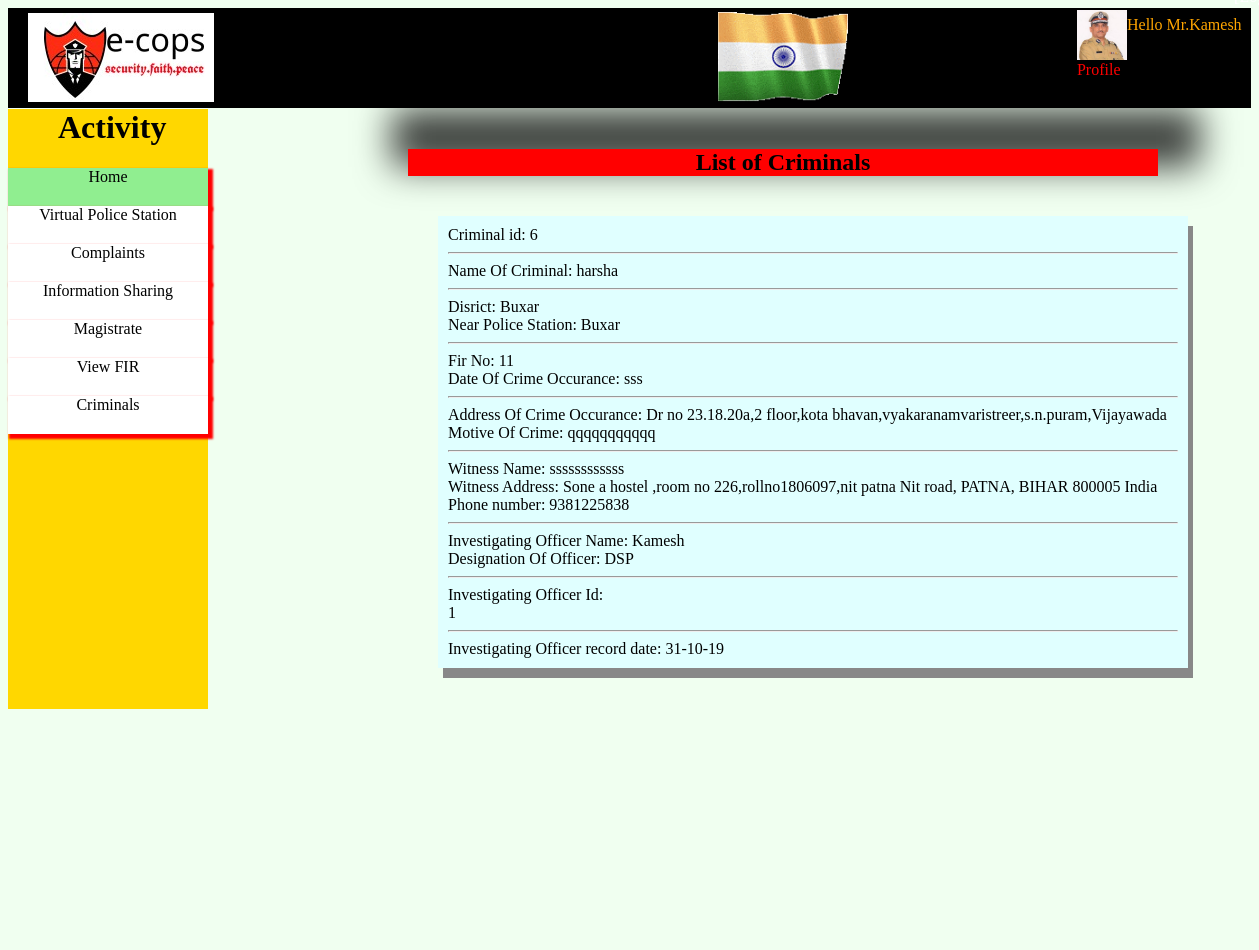
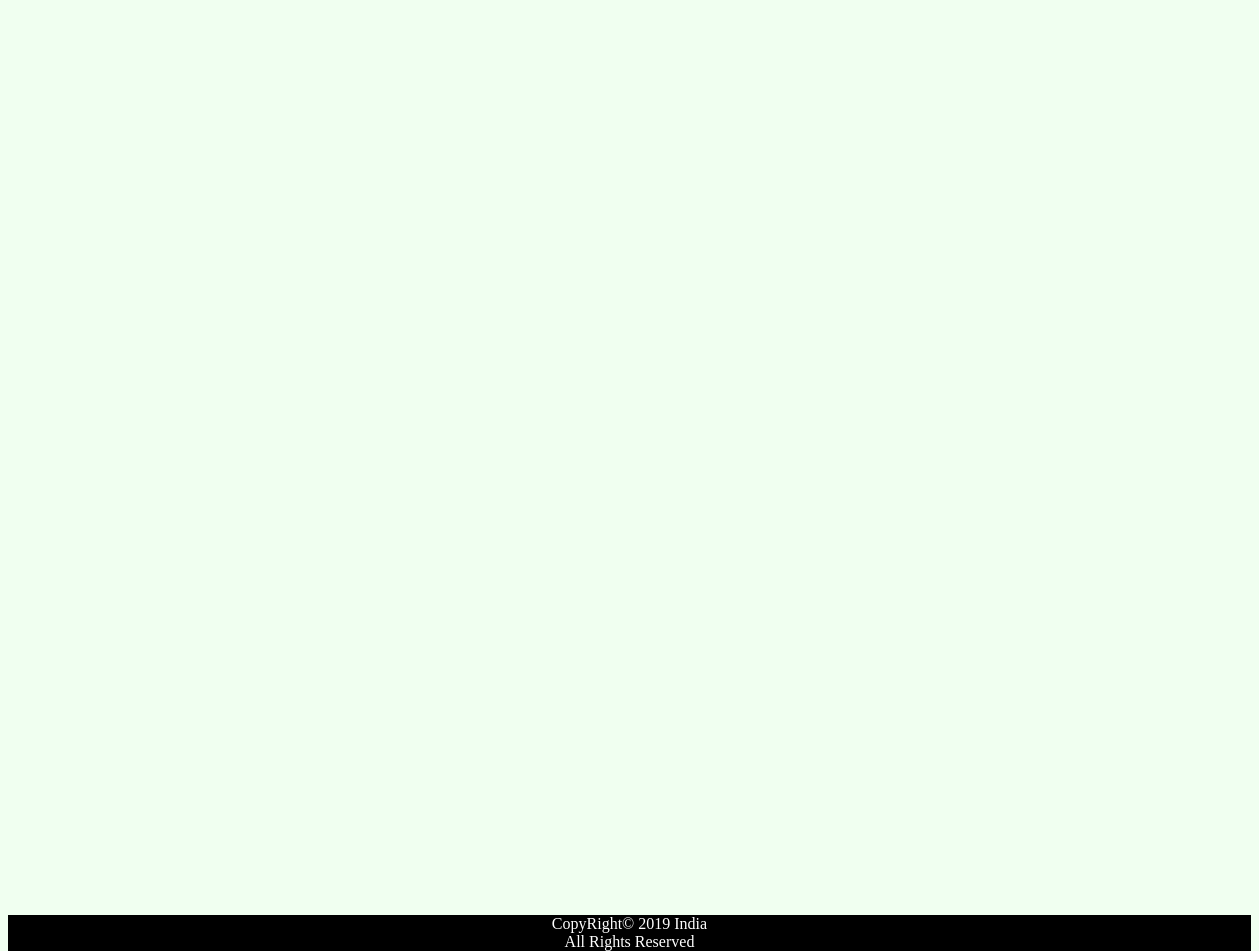
Screenshot of /listofcriminals.php (signed in) with the database file from the repository (2 pictures, top to bottom).
### tables this page shows
CREATE TABLE `users` (
  `sno` int(11) NOT NULL,
  `name` varchar(25) NOT NULL,
  `age` int(25) NOT NULL,
  `dateofbirth` varchar(40) NOT NULL,
  `address` text NOT NULL,
  `email` varchar(40) NOT NULL,
  `username` varchar(25) NOT NULL,
  `password` varchar(25) NOT NULL,
  `desig` varchar(25) NOT NULL,
  `areasundercontrol` varchar(100) NOT NULL,
  `ps` varchar(40) NOT NULL,
  `phone` varchar(14) NOT NULL,
  `image` varchar(50) NOT NULL,
  `dist` varchar(50) NOT NULL
);

CREATE TABLE `criminals` (
  `criminal_id` int(11) NOT NULL,
  `name` varchar(25) NOT NULL,
  `dist` varchar(25) NOT NULL,
  `ps` varchar(25) NOT NULL,
  `firno` varchar(25) NOT NULL,
  `datecrime` varchar(40) NOT NULL,
  `addcrime` text NOT NULL,
  `motive` text NOT NULL,
  `witname` varchar(40) NOT NULL,
  `witadd` text NOT NULL,
  `investname` varchar(50) NOT NULL,
  `investdesig` varchar(40) NOT NULL,
  `investid` varchar(25) NOT NULL,
  `investdate` varchar(40) NOT NULL
);

### listofcriminals.php (the view, shortened to what this page needs)
 ?><?php
include('connection.php');
 ?>
<html>
<head>
</head>
<body oncontextmenu="return false;">
	<div id="q">
		<img src="logo.jpeg" style="padding-left: 20px;padding-top: 5px;" >
		<img src="india.gif" style="height: 90px;position: relative;left: 500px;">
		<a href="logout.php?logout" style="text-decoration: none;color: white;position: relative;left: 71%;bottom: 100%">[Logout]</a>;
		<div id="ii" style="text-align:left;color: orange;width: 200px;position: relative;;left:86%;bottom: 90%">
			<?php
		$id=$_SESSION['user'];
				$sql=" SELECT * FROM users WHERE username= '".$id."'";
				$result = mysqli_query($con,$sql);
				if(mysqli_num_rows($result)>0){
					while($results=mysqli_fetch_array($result)){
						$name=$results['name'];
						$desig=$results['desig'];
						$ps=$results['ps'];
						$image=$results['image'];
						$idd=$results['sno'];
					}
				}
					echo "Hello Mr.".$name;
				?>
	<a style="text-decoration: none;" href="profile.php"><img src="<?php echo $image; ?>" width="50px" height="50px"style="position: relative;left: 0px;float: left;display: inline-block;bottom: 6px;right: 70px;"><?php echo "<p>Profile</p>"; ?></a>
		</div>
	</div>
	<div id="q1">
		<div><h1>Activity</h1></div>
		<ul id="eee">
			<li id="ww7" style="background-color: lightgreen"><a href="viewfir.php"><center>Home</center></a></li>
			<li id="ww1"><a href="vpshome.php"><center>Virtual Police Station</center></a></li>
			<li id="ww2"><a href="complaints.php"><center>Complaints</center></a></li>
			<li id="ww3"><a href="infohome.php"><center>Information Sharing</center></a><ul><li><a href="send.php"><center>Send</center></a></li><li><a href="received.php"><center>Received</center></a></li></ul></li>
			<li id="ww5"><a href="magistrate.php"><center>Magistrate</center></a></li>
			<li id="ww6"><a href="viewfir.php"><center>View FIR</center></a></li>
			<li id="ww3"><a href="criminalinfo.php"><center>Criminals</center></a></li>
		</ul>
	</div>
	<div id="qqq">
		<center><h2 style="background: red;">List of  Criminals</h2></center>
		<?php
			if($desig=="constable" || $desig=="ASI" || $desig=="SI"){
$sql5="SELECT * FROM criminals WHERE (`ps` LIKE '%".$ps."%' )";
      $result = mysqli_query($con,$sql5);
        if(mysqli_num_rows($result)>0){
          while($results1=mysqli_fetch_array($result)){
            echo "<div>Criminal id:  ".$results1['criminal_id']."<hr>"."Name Of Criminal:".$results1['name']."<hr>Disrict:".$results1['dist']."<br>Near Police Station:".$results1['ps']."<hr>Fir No:".$results1['firno']."Date Of Crime Occurance:".$results1['datecrime']."<hr>Address Of Crime Occurance:".$results1['addcrime']."<br>Motive Of Crime:".$results1['motive']."<hr>Witness Name:".$results1['witname']."Witness Address:".$results1['witadd']."<hr>Investigating Officer Name:".$results1['investname']."<br>Designation Of Officer:".$results1['investdesig']."<hr>Investigating Officer Id:<br>".$results1['investid']."<hr>Investigating Officer record date:".$results1['investdate']."</div>";
            echo "<br><br>";echo "<br><br>";
          }
        }
      }
      else if($desig=="DSP"){
         $sql3="SELECT * FROM psdata WHERE dsp_id='".$idd."'";
      $result = mysqli_query($con,$sql3);
      if(mysqli_num_rows($result)>0){
          while($results1=mysqli_fetch_array($result)){
           $psn=$results1['psname'];
          $sql5="SELECT * FROM criminals WHERE (`ps` LIKE '%".$psn."%' )";
      $result4 = mysqli_query($con,$sql5);
        if(mysqli_num_rows($result4)>0){
          while($results14=mysqli_fetch_array($result4)){
            echo "<div>Criminal id:  ".$results14['criminal_id']."<hr>"."Name Of Criminal:".$results14['name']."<hr>Disrict:".$results14['dist']."<br>Near Police Station:".$results14['ps']."<hr>Fir No:".$results14['firno']."<br>Date Of Crime Occurance:".$results14['datecrime']."<hr>Address Of Crime Occurance:".$results14['addcrime']."<br>Motive Of Crime:".$results14['motive']."<hr>Witness Name:".$results14['witname']."<br>Witness Address:".$results14['witadd']."<hr>Investigating Officer Name:".$results14['investname']."<br>Designation Of Officer:".$results14['investdesig']."<hr>Investigating Officer Id:<br>".$results14['investid']."<hr>Investigating Officer record date:".$results14['investdate']."</div>";
            echo "<br><br>";echo "<br><br>";
          }
        }
          }
        }
      }
		 ?>
		</div>
</body>
<footer style="position:relative;background-color: black;color: white;top: 1100px;">
	<p><center>CopyRight© 2019 India<br>All Rights Reserved</center></p>
</footer>
</html>

### listofcriminals.php (style rules this page uses)
#q { background-color: #000000; width: 100%; height: 100px; }
#q1 { background-color: #FFD700; width: 200px; height: 600px; position: relative; bottom: 20px; }
li { list-style-type: none; background-color: white; position: relative; right: 40px; width: 200px; border: 1px }
li a { text-decoration: none; color: black; text-align: center; }
#ww1,#ww2,#ww3,#ww4,#ww5,#ww6,#ww7,#ww8,#ww9 { padding-bottom: 20px; box-shadow: 3px 3px 2px 2px red; }
#qqq { position: relative; bottom: 600px; left: 200px; margin-left: 200px; width: 750px; height: 0%; -webkit-box-shadow: 13px -11px 36px 29px rgba(0,0,0,0.75); -moz-box-shadow: 13px -11px 36px 29px rgba(0,0,0,0.75); box-shadow: 13px -11px 36px 29px rgba(0,0,0,0.75); }
body { background-color: honeydew; }
#ii p { color: red; position: relative; right: 50px; top: 11px; }
#qqq div:nth-of-type(odd) { position: relative; top: 20px;box-shadow: 5px 10px #888888; padding: 10px; background-color: #E0FFFF; left: 30px; }

### rows the page displays
users: name "Kamesh", image (picture)
criminals: criminal_id "6", name "harsha", dist "Buxar", ps "Buxar", firno "11", datecrime "sss", addcrime "Dr no 23.18.20a,2 floor,kota bhavan,vyakaranamvaristreer,s.n.puram,Vijayawada", motive "qqqqqqqqqqq", witname "ssssssssssss", witadd "Sone a hostel ,room no 226,rollno1806097,nit patna Nit road, PATNA, BIHAR 800005 India Phone number: 9381225838", investname "Kamesh", investdesig "DSP", investid "1", investdate "31-10-19"
